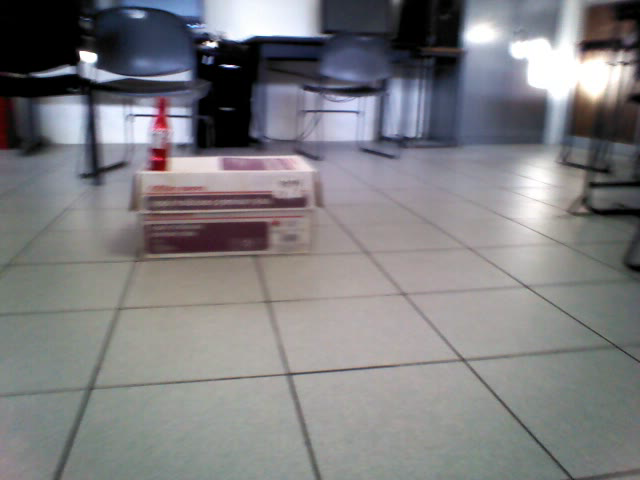
#> input picture frame 7 of Videos/Oorion1.avi, 640 x 480 px
$ python match_python_prueba.py
#> lines starting #> are read from the running program, lines starting #| are printed output that depends on the picture
from sklearn.cluster import MeanShift, estimate_bandwidth
import numpy as np
import cv2

# |---------------------------------------------------|#
def conversion_matriz():
    # |---- local var ----|#
    file = r_archivo("Botella.txt")
#> (reads Botella.txt from the repository)
    file2 = r_archivo("NoBotella.txt")
#> (reads NoBotella.txt from the repository)
    trainData = []
    responses = []
    # |---- construct data ----|#
    for i in file:
        for j in i:
            trainData.append(j)
            responses.append(0)

    for i in file2:
        for j in i:
            trainData.append(j)
            responses.append(1)
    # |---- format ----|#
    trainData = np.array(trainData).astype(np.float32)
    responses = np.array(responses).astype(np.float32)
    print("|--- Saliendo conversion_matriz ---|")
    return trainData, responses

# [11 lines left out: function w_archivo, not called in this run]
def r_archivo(path):
    arrayMaster = []
    # |--- parseo ---|#
    with open(path) as openfileobject:
        for line in openfileobject:
            if(".jpg" in line):
                arrayCLuster = []
                continue;
            if("[" in line):
                numberArray =[]
                number = ""
                numberInt = 0;
                for vector in line:
                    if(vector == '['):
                        continue;
                    if(vector.isdigit()==True):
                        number=number+vector;
                    if(vector ==' '):
                        if(number!=""):
                            numberInt = int(number)
                            numberArray.append(numberInt);
                            number=""
                    if(vector==']'):
                        if(number!=""):
                            numberInt = int(number)
                            numberArray.append(numberInt);
                            number=""
                arrayCLuster.append(numberArray)
            if("fin-cluster" in line):
                arrayCLuster.append(numberArray)
                arrayMaster.append(arrayCLuster)
    print("|--- Saliendo r_archivo ---|")
    return arrayMaster

# [66 lines left out: function seleccionar_object, not called in this run]

def entrenar_knn(trainData,responses):
    # |------------------------------------------------|#
    knn = cv2.ml.KNearest_create()
    knn.train(trainData, cv2.ml.ROW_SAMPLE, responses)
    print("|--- Saliendo entrenar_knn ---|")
    return knn

# [19 lines left out: function clasificar, not called in this run]

def cargar_carac(path,orb):
#> further down, frame is the input picture: shape (480, 640, 3); mean B, G, R 128.3, 125.6, 126.3
    i = 0
    points = []
    descript = []
    imgs = []
    while(True):
        path1 = path+str(i)+".jpg"
        i= i+1
        img = cv2.imread(path1)
        if img is None:
            print("carga finalizada.")
            break
        img = re_size(img,0.1)
        img = pro_img(img)
        kp, des = orb.detectAndCompute(img, None)
        imgs.append(img)
        points.append(kp)
        descript.append(des)
    print("|--- Saliendo carga_caract ---|")
    return imgs, points, descript

# [9 lines left out: function reducir, not called in this run]

def f_match(img1, imgs, kp2, des2, orb, img2=None):

    kp1, des1 = orb.detectAndCompute(img1, None)

    FLANN_INDEX_LSH = 0
    index_params= dict(algorithm = FLANN_INDEX_LSH,
                       table_number = 6, # 12
                       key_size = 12,     # 20
                       multi_probe_level = 1) #2
    search_params = dict(checks=50)   # or pass empty dictionary

    flann = cv2.FlannBasedMatcher(index_params,search_params)

    matches_desc = []
    for d in des2:
        matches = flann.knnMatch(np.asarray(d,np.float32),np.asarray(des1,np.float32),k=2)
        matches_desc.append(matches)

    x=list(map(lambda a: len(a),matches_desc))

    maximo = x.index(max(x))
    matches = matches_desc[maximo]
    kp2 = kp2[maximo]
    img2 = imgs[maximo]
    # Need to draw only good matches, so create a mask
    matchesMask = [[0,0] for i in range(len(matches))]

    # ratio test as per Lowe's paper
    for i,(m,n) in enumerate(matches):
        if m.distance < 0.8*n.distance:
            matchesMask[i]=[1,0,0]

    draw_params = dict(matchColor = (0,255,0),
                       singlePointColor = (255,0,0),
                       matchesMask = matchesMask,
                       flags = 0)

    '''for i, k in enumerate(matches,0):
        for j, p in enumerate(k[i],0):
            print(kp1[p[i][j].queryIdx].pt,kp2[p[i][j].trainIdx].pt)'''
    #print(kp1[matches[0][0].trainIdx].pt)

    img3 = cv2.drawMatchesKnn(img2,kp2,img1,kp1,matches,None,**draw_params)
    pts = np.array([kp1[idx].pt for idx in range(0, len(kp1))]).astype(int)
    print("|--- Saliendo f_match ---|")
    return img3, pts, des1

def pro_img(img):
    # |----------------------------------------------------|#
    kernel2 = np.array([[-1,-1,-1], [-1,9,-1], [-1,-1,-1]])
    # |----------------------------------------------------|#
    img = cv2.cvtColor(img,cv2.COLOR_BGR2GRAY)
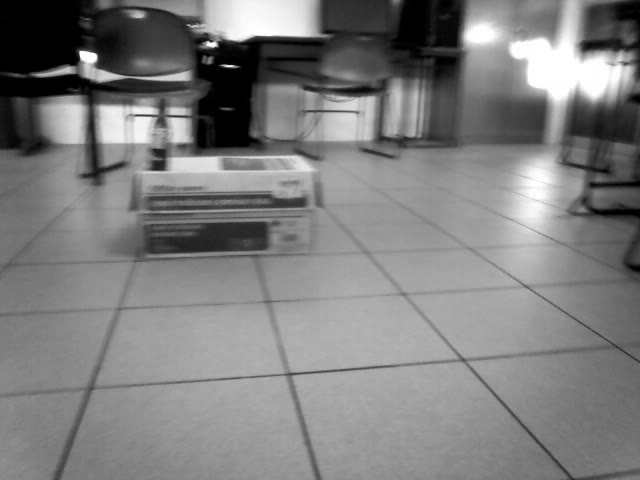
#> img: shape (480, 640); min 0, max 255, mean 126.1
    img = cv2.equalizeHist(img)
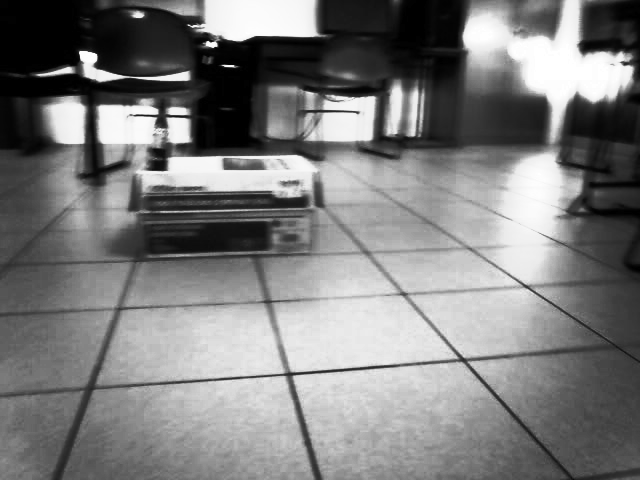
#> img: shape (480, 640); min 0, max 255, mean 124.5
    img2 = cv2.filter2D(img, 0, kernel2)
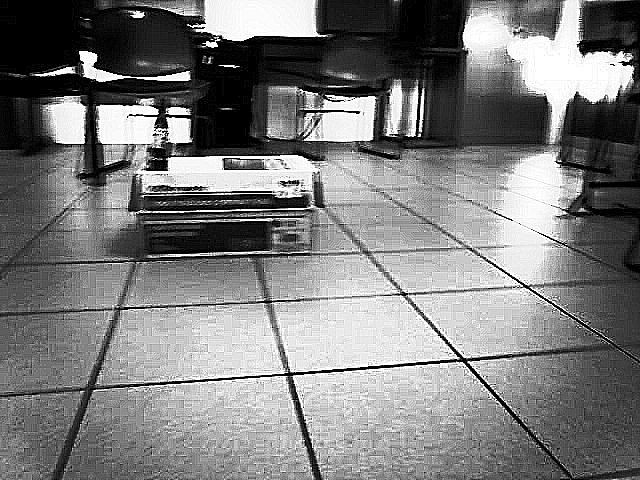
#> img2: shape (480, 640); min 0, max 255, mean 124.4
    img = cv2.addWeighted(img, 0.7, img2, 0.3, 0)
    # |----------------------------------------------------|#
    #print("|--- pro_img ---|")
    return img

# [81 lines left out: functions re_size, n_blobs, roi, roi_section, not called in this run]

def indices( lista, value):
    return [i for i,x in enumerate(lista) if x==value]

# [33 lines left out: functions seguimiento, preparar_track, not called in this run]

# |---------------------------------------------------|#
cap = cv2.VideoCapture("Videos/Oorion1.avi")
orb = cv2.ORB_create()
ms = MeanShift()
# |---------------------------------------------------|#
trainData, responses = conversion_matriz()
knn = entrenar_knn(trainData, responses)
images_, kpoints_, descriptors_ = cargar_carac("Caracteristicas/img",orb)
# |---------------------------------------------------|#
track_window, roi_hist, term_crit = (),0,0
control = True
# |---------------------------------------------------|#
while cap.isOpened():
    ret, frame = cap.read()
    # |-----------------------------------------------|
    if not ret:
        print("Fin del stream.")
        break
    img1 = pro_img(frame)
    img3, pts, desc = f_match(img1, images_,kpoints_, descriptors_, orb)
#> in f_match, `kp1, des1 = orb.detectAndCompute(img1, None)`: kp1 = 500 keypoints; strongest (x, y, size): (216, 44, 31), (207, 44, 31), (80, 51, 31), (215, 45, 44.6)
#> after the loop in f_match, `for d in des2:`: matches_desc = []
#> (the run stopped early here; a loop or call above may not have finished)
